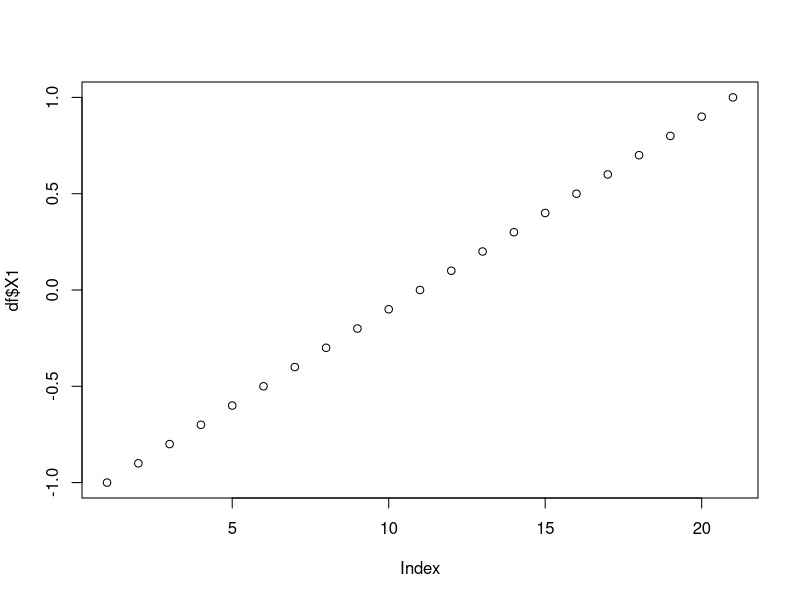
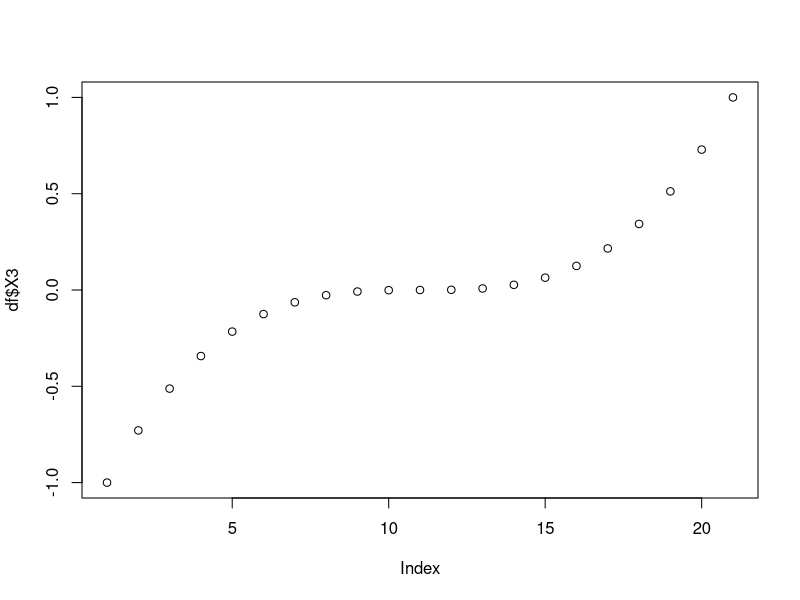
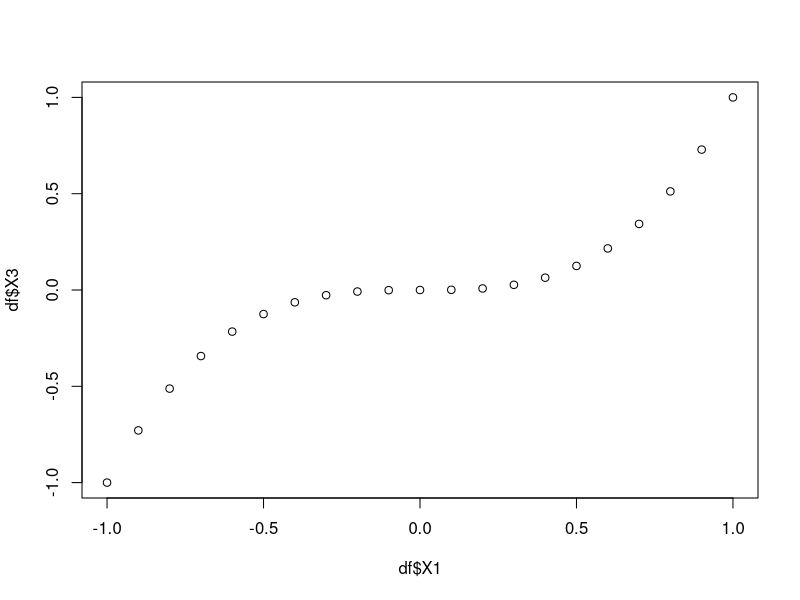
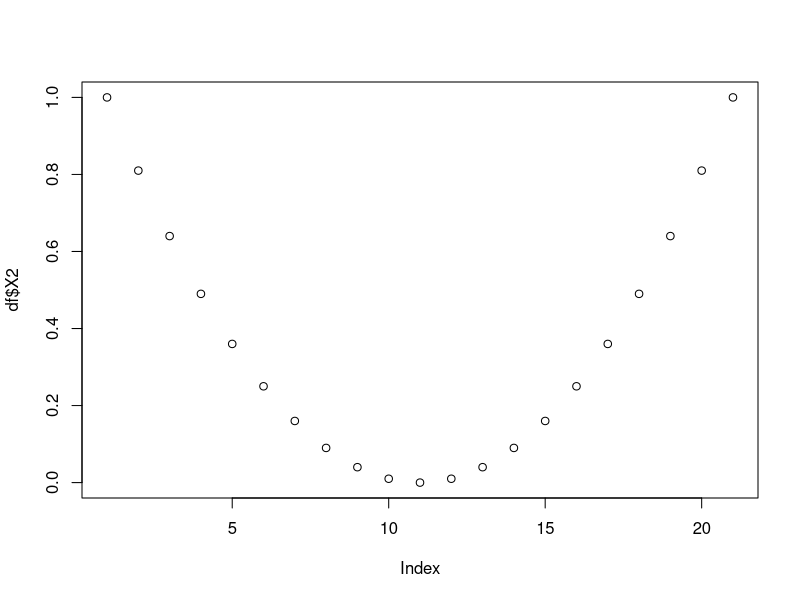
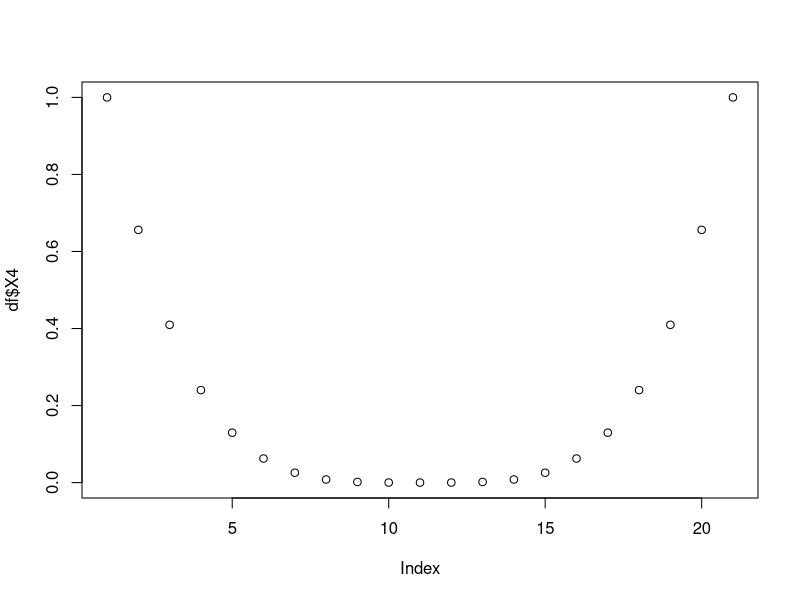
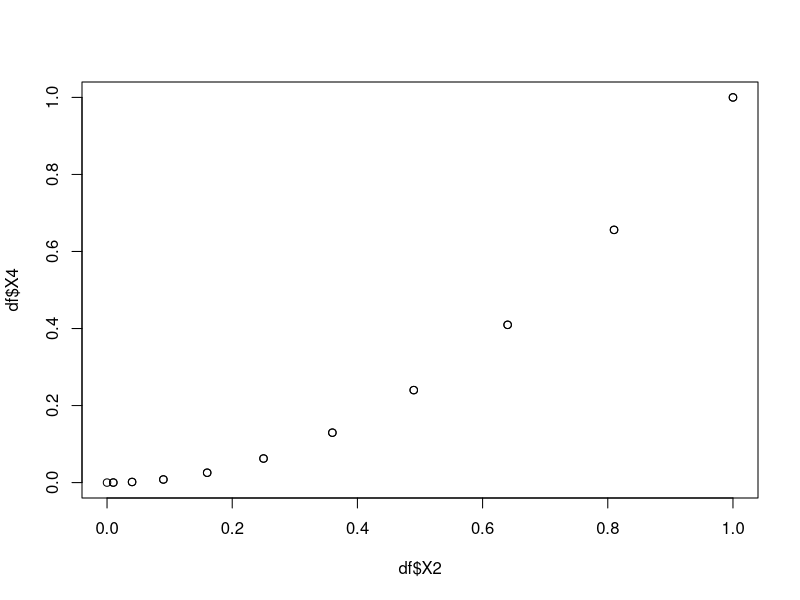
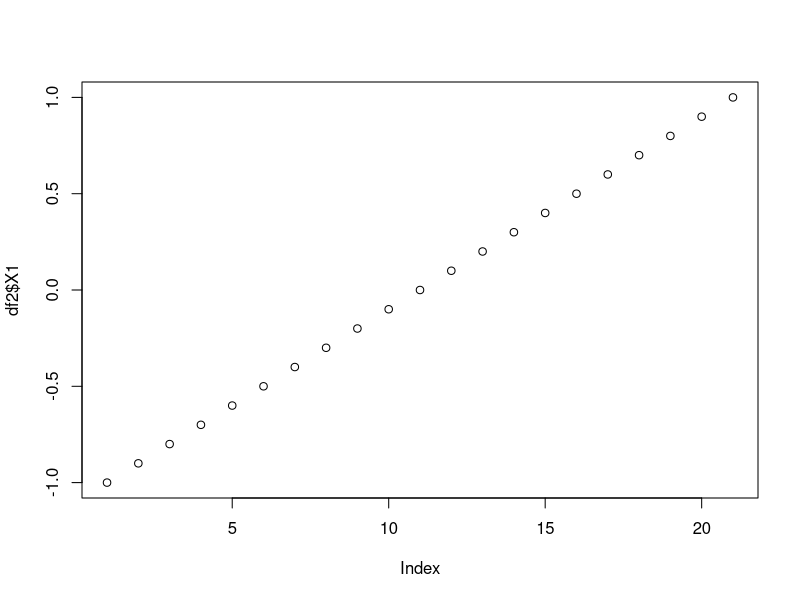
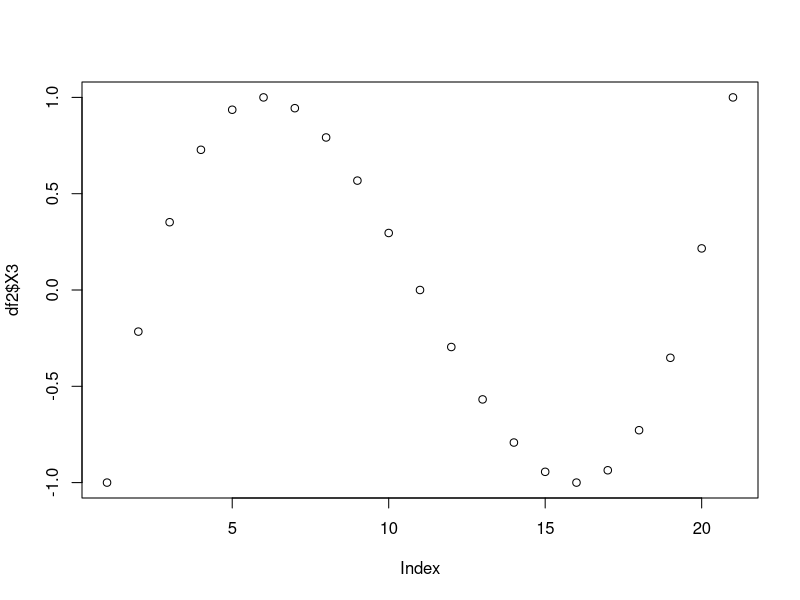

Generate these figures, in order, with R:

# Q1. Orthogonal Polynomials.

x <- seq(-1, 1, 0.1)

 #polynomials
 X1 <- x
 X2 <- x^2
 X3 <- x^3
 X4 <- x^4
 df <- data.frame(X1, X2, X3, X4)

df <- data.frame(X1=x, X2= x*x, X3=x^3, X4=x^4)

cor(df$X1, df$X2)
cor(df$X1, df$X3)
cor(df$X2, df$X4)
df

plot(df$X1)
plot(df$X3)
plot(df$X1, df$X3)

plot(df$X2)
plot(df$X4)
plot(df$X2, df$X4)

# Chebyshev polynomials of first kind
df2 <- data.frame(X1=x, X2= 2*x*x -1, 
                  X3=4*x^3 -3*x, X4=8*x^4 -8 * x^2 +1)
cor(df2$X1, df2$X2)
cor(df2$X1, df2$X3)
cor(df2$X2, df2$X4)

plot(df2$X1)
plot(df2$X3)
plot(df2$X2)
plot(df2$X4)

# Polynomials of degree 4
poly(x, degree=4)


##########################
# Q2 Orthogonal Polynomials - stackloss dataset

data(stackloss)

poly(stackloss$Air.Flow, degree=3)

# df <- as.data.frame(poly(stackloss$Air.Flow, degree=3))
# df$`1`

polym(stackloss$Air.Flow, stackloss$Water.Temp, degree=2)
# 1.0 - AF
# 2.0 - AF^2
# 0.1 - WT
# 0.2 - WT^2
# 1.1 - Af * WT
polym(stackloss$Air.Flow, stackloss$Water.Temp, stackloss$Acid.Conc., degree=2)

######################################
# Q3 
# install.packages("ggplot2")
library('ggplot2')

# polynomial fitting

set.seed(1)
x <- seq(0, 1, by = 0.01)
y <- sin(2 * pi * x) + rnorm(length(x), 0, 0.1)

df <- data.frame(X = x, Y = y)
ggplot(df, aes(x = X, y = Y)) +
  geom_point()

model <- lm(Y ~ poly(X, degree = 25), data = df)
summary(model)

# add predictions to the data frame 
# df <- transform(df, PredictedY = predict(model))
# simpler
df$PredictedY <- predict(model)

# plot predicted values
ggplot(df, aes(x = X, y = PredictedY)) +
  geom_point() +
  geom_line()


### cross validation, this needs a training set and a validation set 

# set x and y again
set.seed(1)
x <- seq(0, 1, by = 0.01)
y <- sin(2 * pi * x) + rnorm(length(x), 0, 0.1)

# get a random sample of 50 indicies from 101
n <- length(x)
indices <- sort(sample(1:n, round(0.5 * n)))

# training data
training.x <- x[indices]
training.y <- y[indices]
training.df <- data.frame(X = training.x, Y = training.y)

# validation data is the other indicies
validation.x <- x[-indices]
validation.y <- y[-indices]
validation.df <- data.frame(X = validation.x, Y = validation.y)

# define the function
rmse <- function(y, h)
{
  return(sqrt(mean((y - h) ^ 2)))
}

# a dataframe to store performance data
performance <- data.frame()

for (d in 1:12)
{
  poly.fit <- lm(Y ~ poly(X, degree = d), data = training.df)
  
  # add a row of three values, including
  # rmse of actual and predicted values of y (training data)  
  performance <- rbind(performance,
                       data.frame(Degree = d,
                                  Data = 'Training',
                                  RMSE = rmse(training.y, predict(poly.fit))))
  
  # same for validation data
  performance <- rbind(performance,
                       data.frame(Degree = d,
                                  Data = 'Validation',
                                  RMSE = rmse(validation.y, predict(poly.fit,
                                                                    newdata = validation.df))))
}

ggplot(performance, aes(x = Degree, y = RMSE, linetype = Data)) +
  geom_point() +
  geom_line()

#####################################
# Q4
# install.packages("ggplot2")
library('ggplot2')

set.seed(1)
x <- seq(0, 2, by = 0.01)
y <- sin(2 * pi * x) + rnorm(length(x), 0, 0.1)
df <- data.frame(X=x, Y=y)
ggplot(df, aes(x = X, y = Y)) +
  geom_point()

for (d in 1:10)
{
  model <- lm(Y ~ poly(X, degree = d), data = df)
  df$predictedY <- predict(model)
  title <- paste("degree", d)
  print(ggplot(df, aes(x = X, y = predictedY)) + geom_point() + ggtitle(title))
}

#################################
# Q5.

# install.packages("ggplot2")
library('ggplot2')

# polynomial fitting

set.seed(1)
x <- seq(0, 2, by = 0.01)
y <- sin(2 * pi * x) + rnorm(length(x), 0, 0.1)

df <- data.frame(X = x, Y = y)
ggplot(df, aes(x = X, y = Y)) +
  geom_point()

model <- lm(Y ~ poly(X, degree = 25), data = df)
summary(model)

# add predictions to the data frame 
# df <- transform(df, PredictedY = predict(model))
# simpler
df$PredictedY <- predict(model)

# plot predicted values
ggplot(df, aes(x = X, y = PredictedY)) +
  geom_point() +
  geom_line()

### cross validation, this needs a training set and a validation set 

# set x and y again
set.seed(1)
x <- seq(0, 2, by = 0.01)
y <- sin(2 * pi * x) + rnorm(length(x), 0, 0.1)

# get a random sample of indicies
n <- length(x)
indices <- sort(sample(1:n, round(0.5 * n)))

# training data
training.x <- x[indices]
training.y <- y[indices]
training.df <- data.frame(X = training.x, Y = training.y)

# validation data is the other indicies
validation.x <- x[-indices]
validation.y <- y[-indices]
validation.df <- data.frame(X = validation.x, Y = validation.y)

# define the function
rmse <- function(y, h)
{
  return(sqrt(mean((y - h) ^ 2)))
}

# a dataframe to store performance data
performance <- data.frame()

for (d in 1:25)
{
  poly.fit <- lm(Y ~ poly(X, degree = d), data = training.df)
  
  # add a row of three values, including
  # rmse of actual and predicted values of y (training data)  
  performance <- rbind(performance,
                       data.frame(Degree = d,
                                  Data = 'Training',
                                  RMSE = rmse(training.y, predict(poly.fit))))
  
  # same for validation data
  performance <- rbind(performance,
                       data.frame(Degree = d,
                                  Data = 'validation',
                                  RMSE = rmse(validation.y, predict(poly.fit,
                                                                    newdata = validation.df))))
}

ggplot(performance, aes(x = Degree, y = RMSE, linetype = Data)) +
  geom_point() +
  geom_line()


##########################################
# Q6.  Stackloss models

data(stackloss)

model1 <- lm(stack.loss ~ Air.Flow + Water.Temp + Acid.Conc., data=stackloss)
summary(model1)
# 0.9136 / 0.8983

model2 <- lm(stack.loss ~ Air.Flow + Water.Temp + Acid.Conc. + I(Acid.Conc.^2), data=stackloss)
summary(model2)
# 0.9187/ 0.8984

model3 <- lm(stack.loss ~ Air.Flow + + Water.Temp + I(Water.Temp^2) + Acid.Conc., data=stackloss)
summary(model3)
# 0.9334/ 0.9167

model5 <- lm(stack.loss ~ polym(Air.Flow, Water.Temp, Acid.Conc., degree=2), data=stackloss)
summary(model5)
# 0.957 / 0.9218
